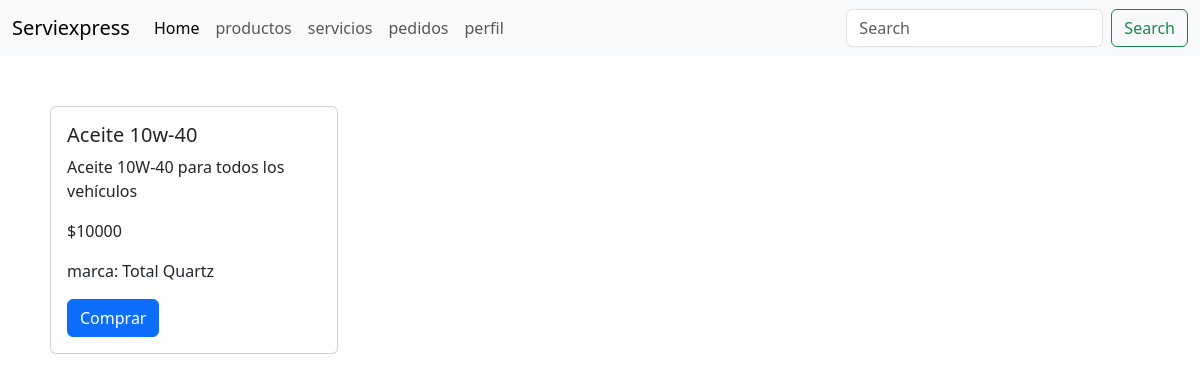
/productos/, run on an earlier commit of the app's database.
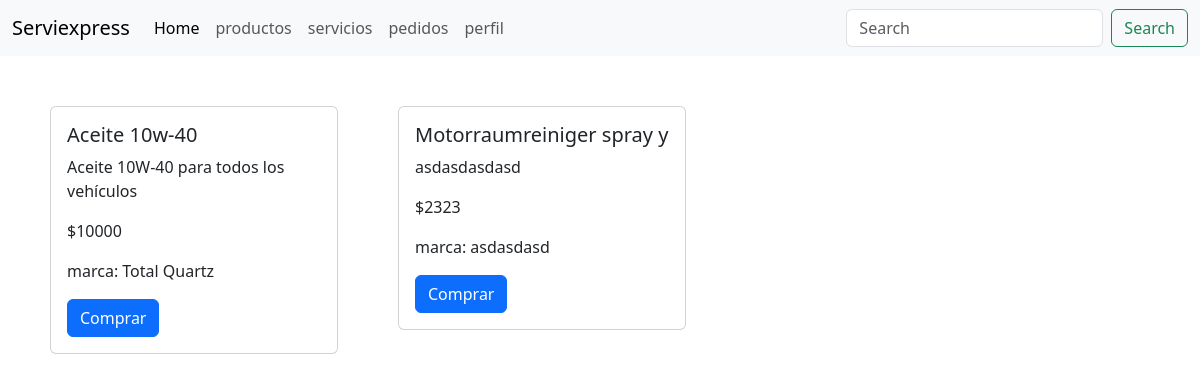
And on a later commit of the database.
### API_Rest/models.py (models this page shows, shortened)
class Producto(models.Model):
    Id_Producto = models.CharField(primary_key=True, max_length=7)
    Nombre_Producto = models.CharField(max_length=30)
    stock_Producto = models.IntegerField()
    descripcion_Producto = models.CharField(max_length=100)
    Precio_Producto = models.IntegerField()
    Categoria_Producto = models.CharField(max_length=30)
    Marca_Producto = models.CharField(max_length=30)
    Proveedor_Producto = models.CharField(max_length=40)

### API_Rest/views.py (the view)
# urls.py: path("productos/", productos, name="productos"),
def productos(request):
    productos = Producto.objects.all()
    return render(request, 'core/productos.html', {"productos": productos})

### API_Rest/templates/core/productos.html (shortened to what this page needs)
<!DOCTYPE html>
<html lang="en">
<head>
    <link href="https://cdn.jsdelivr.net/npm/bootstrap@5.3.2/dist/css/bootstrap.min.css" rel="stylesheet">
    <link href="../../static/css/producto.css" rel="stylesheet">
</head>
<body>
    <header>
        <nav class="navbar navbar-expand-lg navbar-light bg-light">
            <div class="container-fluid">
                <a class="navbar-brand" href="{% url 'index' %}">Serviexpress</a>
                <div class="collapse navbar-collapse" id="navbarSupportedContent">
                    <ul class="navbar-nav me-auto mb-2 mb-lg-0">
                        <li class="nav-item">
                            <a class="nav-link active" aria-current="page" href="{% url 'index' %}">Home</a>
                        </li>
                        <li class="nav-item">
                            <a class="nav-link" href="{% url 'productos' %}">productos</a>
                        </li>
                        <li class="nav-item">
                            <a class="nav-link" href="{% url 'servicios' %}">servicios</a>
                        </li>
                        <li class="nav-item">
                            <a class="nav-link" href="{% url 'pedidos' %}">pedidos</a>
                        </li>
                        <li class="nav-item">
                            <a class="nav-link" href="{% url 'perfil' %}">perfil</a>
                        </li>
                    </ul>
                    <form class="d-flex" role="search">
                        <input class="form-control me-2" type="search" placeholder="Search" aria-label="Search">
                        <button class="btn btn-outline-success" type="submit">Search</button>
                    </form>
                </div>
            </div>
        </nav>
    </header>
    <div class="productos">
        <div class="productos">
            {% for producto in productos %}
                <div class="card{{ forloop.counter }}">
                    <div class="card" style="width: 18rem;">
                        <div class="card-body">
                            <h5 class="card-title">{{ producto.Nombre_Producto }}</h5>
                            <p class="card-text">{{ producto.descripcion_Producto }}</p>
                            <p class="card-text">${{ producto.Precio_Producto }}</p>
                            <p class="card-text">marca: {{ producto.Marca_Producto }}</p>
                            <a href="#" class="btn btn-primary">Comprar</a>
                        </div>
                    </div>
                </div>
            {% endfor %}
</div>
</body>
</html>
</body>
</html>

What changed in the data, as far as the page shows it:
added Producto: Nombre_Producto "Motorraumreiniger spray y", descripcion_Producto "asdasdasdasd", Precio_Producto "2323", Marca_Producto "asdasdasd"
